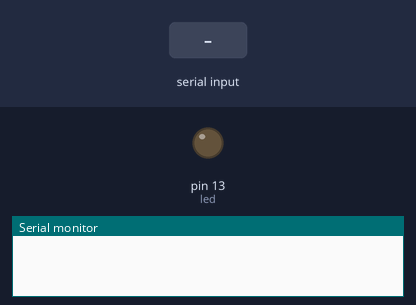
The sketch below on a simulated Arduino Uno, built with avr-gcc and run on an emulated ATmega328P. On the bench: output pins drawn as LEDs (lit = HIGH), the last lines printed to the serial monitor. Inputs (shaded band) come from the test bench.

Above: at 1.2 s.
1.3 s: "TO" received over the second serial link
At 2.2 s:
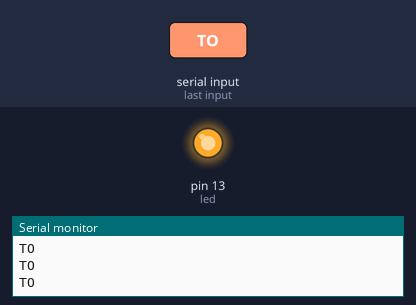
2.8 s: "TF" received over the second serial link
At 3.5 s:
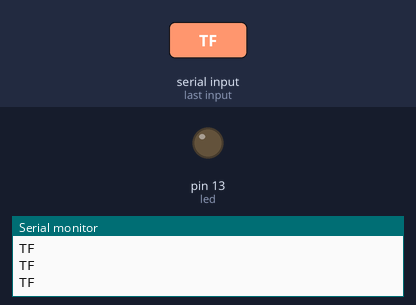
Timing chart, 0 to 5.8 s (numbered marks = the images above; inputs shaded):
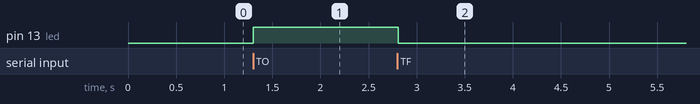

Measured:
- after the input at 1.3 s, pin 13 (led): LOW → HIGH at once
- after the input at 2.8 s, pin 13 (led): HIGH → LOW at once

The sketch:

led_bluetooth2.ino
```cpp
//HC-O5 Bluetooth
#include <SoftwareSerial.h>
SoftwareSerial BTSerial(10, 11); // RX | TX

char command; //command = string from android studio
String string;  //string of arduno
boolean ledon = false;
#define led 13

  void setup()
  {

    pinMode(led, OUTPUT);
    Serial.begin(9600);
    BTSerial.begin(9600);
  }

  void loop()
  {

    if (BTSerial.available() > 0)
    {string = "";}    //init string = NULL

    while(BTSerial.available() > 0)
    {
      command = ((byte)BTSerial.read());  //get string from android studio

      if(command == ':')
      {
        break;
      }

      else
      {
        string += command;  //move command(string from android studio) to string of arduino
      }

      delay(1);
    }

    if(string == "TO") //if string of arduino == TO
    {
        ledOn();
        ledon = true;
    }

    if(string =="TF") //if string of arduino == TF
    {
        ledOff();
        ledon = false;
    }
    Serial.println(string);  //show string of arduino in serial monitor

 }


//fuct to do
void ledOn()
   {
      analogWrite(led, 255);
      delay(10);
    }

 void ledOff()
 {
      analogWrite(led, 0);
      delay(10);
 }
```
